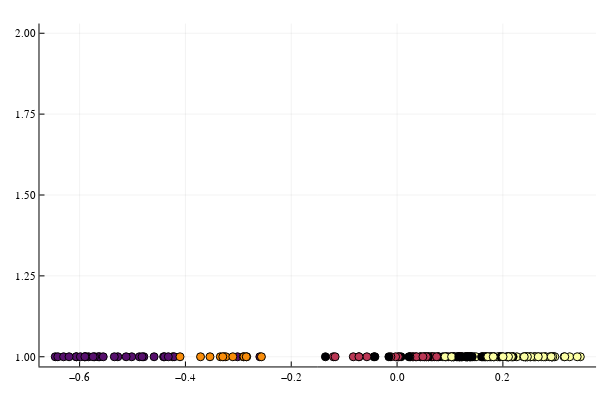

The notebook cell this image was saved under:
### Code cell
M = fit(PCA, embeddings; maxoutdim=1)
xs = transform(M, embeddings)
scatter(xs[1, :], ones(length(xs)); hover=all_words, zcolor=classes, legend=false)
